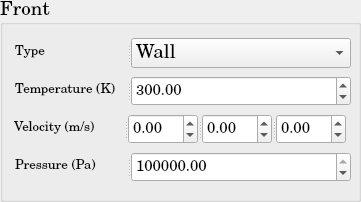
          <widget class="QGroupBox" name="SP_BoundaryCondition_Front">
           <property name="minimumSize">
            <size>
             <width>361</width>
             <height>202</height>
            </size>
           </property>
           <property name="maximumSize">
            <size>
             <width>361</width>
             <height>202</height>
            </size>
           </property>
           <property name="font">
            <font>
             <family>Century Schoolbook L</family>
             <pointsize>14</pointsize>
             <weight>50</weight>
             <bold>false</bold>
            </font>
           </property>
           <property name="title">
            <string>Front</string>
           </property>
           <layout class="QGridLayout" name="gridLayout_45">
            <item row="0" column="0">
             <widget class="QSplitter" name="splitter_62">
              <property name="minimumSize">
               <size>
                <width>338</width>
                <height>30</height>
               </size>
              </property>
              <property name="maximumSize">
               <size>
                <width>334</width>
                <height>30</height>
               </size>
              </property>
              <property name="orientation">
               <enum>Qt::Horizontal</enum>
              </property>
              <widget class="QLabel" name="SP_Type_Front_BC">
               <property name="minimumSize">
                <size>
                 <width>110</width>
                 <height>30</height>
                </size>
               </property>
               <property name="maximumSize">
                <size>
                 <width>110</width>
                 <height>30</height>
                </size>
               </property>
               <property name="text">
                <string>&lt;html&gt;&lt;head/&gt;&lt;body&gt;&lt;p&gt;&lt;span style=&quot; font-size:10pt;&quot;&gt;Type&lt;/span&gt;&lt;/p&gt;&lt;/body&gt;&lt;/html&gt;</string>
               </property>
              </widget>
              <widget class="QComboBox" name="SP_Type_Front_BC_ComboBox">
               <property name="minimumSize">
                <size>
                 <width>220</width>
                 <height>30</height>
                </size>
               </property>
               <property name="maximumSize">
                <size>
                 <width>220</width>
                 <height>30</height>
                </size>
               </property>
               <item>
                <property name="text">
                 <string>Wall</string>
                </property>
               </item>
               <item>
                <property name="text">
                 <string>Inlet</string>
                </property>
               </item>
               <item>
                <property name="text">
                 <string>Outlet</string>
                </property>
               </item>
               <item>
                <property name="text">
                 <string>Neumann</string>
                </property>
               </item>
               <item>
                <property name="text">
                 <string>Dirichlet</string>
                </property>
               </item>
              </widget>
             </widget>
            </item>
            <item row="1" column="0">
             <widget class="QSplitter" name="splitter_58">
              <property name="minimumSize">
               <size>
                <width>338</width>
                <height>30</height>
               </size>
              </property>
              <property name="maximumSize">
               <size>
                <width>334</width>
                <height>30</height>
               </size>
              </property>
              <property name="orientation">
               <enum>Qt::Horizontal</enum>
              </property>
              <widget class="QLabel" name="SP_Temperature_Front_BC">
               <property name="minimumSize">
                <size>
                 <width>110</width>
                 <height>30</height>
                </size>
               </property>
               <property name="maximumSize">
                <size>
                 <width>110</width>
                 <height>30</height>
                </size>
               </property>
               <property name="text">
                <string>&lt;html&gt;&lt;head/&gt;&lt;body&gt;&lt;p&gt;&lt;span style=&quot; font-size:10pt;&quot;&gt;Temperature (K)&lt;/span&gt;&lt;/p&gt;&lt;/body&gt;&lt;/html&gt;</string>
               </property>
              </widget>
              <widget class="QDoubleSpinBox" name="SP_Temperature_Front_BC_doubleSpinBox">
               <property name="minimumSize">
                <size>
                 <width>220</width>
                 <height>30</height>
                </size>
               </property>
               <property name="maximumSize">
                <size>
                 <width>220</width>
                 <height>30</height>
                </size>
               </property>
               <property name="font">
                <font>
                 <pointsize>11</pointsize>
                </font>
               </property>
               <property name="maximum">
                <double>1000000000.000000000000000</double>
               </property>
               <property name="value">
                <double>300.000000000000000</double>
               </property>
              </widget>
             </widget>
            </item>
            <item row="2" column="0">
             <widget class="QSplitter" name="splitter_59">
              <property name="orientation">
               <enum>Qt::Horizontal</enum>
              </property>
              <widget class="QLabel" name="SP_Velocity_Front_BC">
               <property name="minimumSize">
                <size>
                 <width>110</width>
                 <height>30</height>
                </size>
               </property>
               <property name="maximumSize">
                <size>
                 <width>110</width>
                 <height>30</height>
                </size>
               </property>
               <property name="text">
                <string>&lt;html&gt;&lt;head/&gt;&lt;body&gt;&lt;p&gt;&lt;span style=&quot; font-size:10pt;&quot;&gt;Velocity (m/s)&lt;/span&gt;&lt;/p&gt;&lt;/body&gt;&lt;/html&gt;</string>
               </property>
              </widget>
              <widget class="QSplitter" name="splitter_63">
               <property name="minimumSize">
                <size>
                 <width>220</width>
                 <height>30</height>
                </size>
               </property>
               <property name="maximumSize">
                <size>
                 <width>218</width>
                 <height>30</height>
                </size>
               </property>
               <property name="orientation">
                <enum>Qt::Horizontal</enum>
               </property>
               <widget class="QDoubleSpinBox" name="SP_Velocity_1d_Front_BC_doubleSpinBox">
                <property name="minimumSize">
                 <size>
                  <width>68</width>
                  <height>30</height>
                 </size>
                </property>
                <property name="maximumSize">
                 <size>
                  <width>70</width>
                  <height>30</height>
                 </size>
                </property>
                <property name="font">
                 <font>
                  <pointsize>11</pointsize>
                 </font>
                </property>
                <property name="minimum">
                 <double>-1000000000.000000000000000</double>
                </property>
                <property name="maximum">
                 <double>1000000000.000000000000000</double>
                </property>
               </widget>
               <widget class="QDoubleSpinBox" name="SP_Velocity_2d_Front_BC_doubleSpinBox">
                <property name="minimumSize">
                 <size>
                  <width>68</width>
                  <height>30</height>
                 </size>
                </property>
                <property name="maximumSize">
                 <size>
                  <width>70</width>
                  <height>30</height>
                 </size>
                </property>
                <property name="font">
                 <font>
                  <pointsize>11</pointsize>
                 </font>
                </property>
                <property name="minimum">
                 <double>-1000000000.000000000000000</double>
                </property>
                <property name="maximum">
                 <double>1000000000.000000000000000</double>
                </property>
               </widget>
               <widget class="QDoubleSpinBox" name="SP_Velocity_3d_Front_BC_doubleSpinBox">
                <property name="minimumSize">
                 <size>
                  <width>68</width>
                  <height>30</height>
                 </size>
                </property>
                <property name="maximumSize">
                 <size>
                  <width>70</width>
                  <height>30</height>
                 </size>
                </property>
                <property name="font">
                 <font>
                  <pointsize>11</pointsize>
                 </font>
                </property>
                <property name="minimum">
                 <double>-1000000000.000000000000000</double>
                </property>
                <property name="maximum">
                 <double>1000000000.000000000000000</double>
                </property>
               </widget>
              </widget>
             </widget>
            </item>
            <item row="3" column="0">
             <widget class="QSplitter" name="splitter_64">
              <property name="minimumSize">
               <size>
                <width>338</width>
                <height>30</height>
               </size>
              </property>
              <property name="maximumSize">
               <size>
                <width>334</width>
                <height>30</height>
               </size>
              </property>
              <property name="orientation">
               <enum>Qt::Horizontal</enum>
              </property>
              <widget class="QLabel" name="SP_Pressure_Front_BC">
               <property name="minimumSize">
                <size>
                 <width>110</width>
                 <height>30</height>
                </size>
               </property>
               <property name="maximumSize">
                <size>
                 <width>110</width>
                 <height>30</height>
                </size>
               </property>
               <property name="text">
                <string>&lt;html&gt;&lt;head/&gt;&lt;body&gt;&lt;p&gt;&lt;span style=&quot; font-size:10pt;&quot;&gt;Pressure (Pa)&lt;/span&gt;&lt;/p&gt;&lt;/body&gt;&lt;/html&gt;</string>
               </property>
              </widget>
              <widget class="QDoubleSpinBox" name="SP_Pressure_Front_BC_doubleSpinBox">
               <property name="minimumSize">
                <size>
                 <width>220</width>
                 <height>30</height>
                </size>
               </property>
               <property name="maximumSize">
                <size>
                 <width>220</width>
                 <height>30</height>
                </size>
               </property>
               <property name="font">
                <font>
                 <pointsize>11</pointsize>
                </font>
               </property>
               <property name="maximum">
                <double>1000000000.000000000000000</double>
               </property>
               <property name="value">
                <double>100000.000000000000000</double>
               </property>
              </widget>
             </widget>
            </item>
           </layout>
          </widget>
